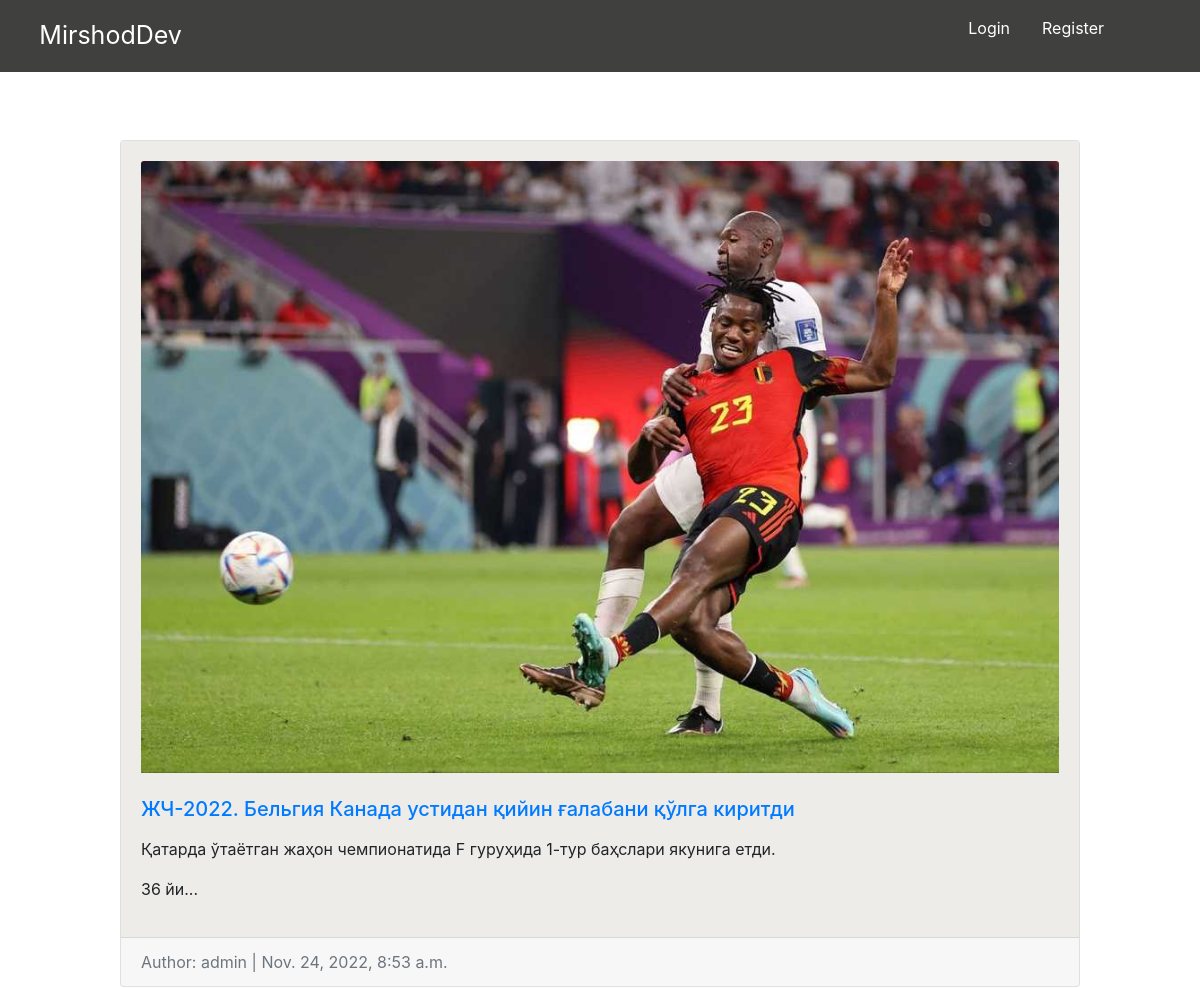
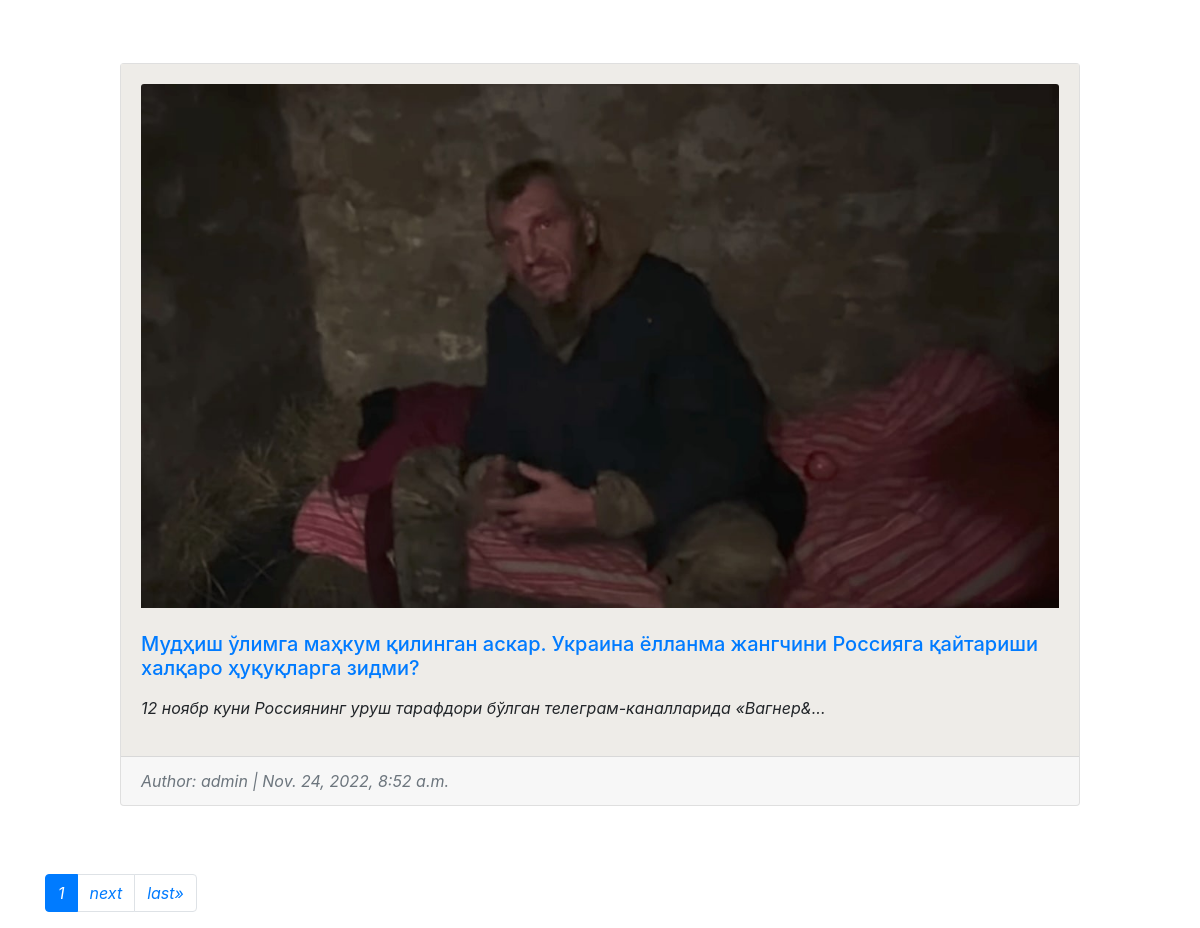
/home/, run on the app's committed database (2 pictures, top to bottom).
### blog/models.py (models this page shows, shortened)
class Blog(models.Model):
    class Meta:
        ordering = ['-add_time']
    title = models.CharField(max_length=200)
    text = RichTextField(blank=True, null=True)
    photo = models.ImageField(upload_to='images/', blank=True)
    add_time = models.DateTimeField(auto_now_add=True, null=True)
    author = models.ForeignKey(
        get_user_model(),
        on_delete=models.CASCADE,
        null=True
    )

### members/models.py (models this page shows)
class CustomUser(AbstractUser):
    age = models.IntegerField(blank=True, null=True)

### blog/views.py (the view)
# urls.py: path('home/', views.index, name='home'),
def index(request):
    blog = Blog.objects.all().order_by('-id')
    superuser = CustomUser.objects.get(is_superuser=True)
    page_size = request.GET.get("page_size", 2)
    paginator = Paginator(blog, page_size)
    page_num = request.GET.get("page", 1)
    page_obj = paginator.get_page(page_num)
    context = {'page_obj': page_obj, "superuser":superuser}
    return render(request, 'home.html', context)

### templates/home.html (shortened to what this page needs)
{% extends 'base.html' %}
{% load static %}
{% block content %}
<br>
{% for post in page_obj %}
<br>
<div class="card" style="width: 60rem; margin: 20px auto;" >
  <div class="card-body"  style=" background-color: #eeece8;">
    {% if post.photo %}
    <img class="card-img-top" src="{{ post.photo.url }}" alt="{{ post.title }}">
    <br><br>
    {% endif %}
    <h5 class="card-title"><a href="{% url 'post_detail' post.pk  %}" style="text-decoration: none;">{{ post.title }}</a></h5>
    <p class="card-text">{{ post.text | slice:'100' | safe }}...</p>
  </div>
  <div class="card-footer text-left text-muted">
    <span class="text-muted">Author: {{ superuser.username }} | {{ post.add_time }} </span>
  </div>
</div>
{% endfor%}
<br><br>
<nav>
    <ul class="pagination">
        <li class="page-item active">
            <a href="#" class="page-link">{{ page_obj.number }}</a>
        </li>
        {% if page_obj.has_next %}
            <li class="page-item"><a class="page-link" href="?page={{ page_obj.next_page_number }}">next</a></li>
            <li class="page-item"><a class="page-link" href="?page={{ page_obj.paginator.num_pages }}">last&raquo;</a></li>
        {% endif %}
    </ul>
</nav>
{% endblock content %}

### templates/base.html (shortened to what this page needs)
{% load static %}
<!DOCTYPE html>
<html>
<head>
    <link rel="stylesheet" href="https://cdn.jsdelivr.net/npm/bootstrap@4.5.3/dist/css/bootstrap.min.css">
</head>
<body>
    <nav class="navbar navbar-expand-lg navbar-light" style="background-color: #070706c4;">
        <a class="navbar-brand" href="{% url 'home' %}" style="color: white; margin-left: 2%; font-size: 25px;">MirshodDev</a>
        <div class="collapse navbar-collapse" id="navbarSupportedContent">
            {% if request.user.is_superuser %}
                <ul class="navbar-nav ml-auto">
                    <li class="nav-item">
                        <a class="nav-link dropdown-toggle" href="#" style="color: white;"
                            id="navbarDropdown" role="button" data-toggle="dropdown"
                            aria-haspopup="true" aria-expanded="false" >
                            {{ user.username | title }}
                        </a>
                        <div class="dropdown-menu dropdown-menu-lg-right"
                            aria-labelledby="navbarDropdown">
                            <a class="nav-link active" aria-current="page" href="{% url 'new_post' %}">new post</a>
                            <div class="dropdown-divider"></div>
                        <a class="nav-link active" aria-current="page" href="{% url 'members:logout' %}">Logout</a>
                        </div>
                    </li>
                </ul>
            {% else %}
            <form class="form-inline ml-auto">
        <a class="nav-link active" aria-current="page" style="color: white" href="{% url 'members:login' %}">Login</a>
        <a class="nav-link active" aria-current="page"  href="{% url 'members:register' %}" style="margin-right: 4rem; color: white;">Register</a>
          </form>
            {% endif %}
        </div>
    </nav>
    <main>
        <div class="container">
            {% block content %}
            {% endblock content %}
        </div>
    </main>
</body>
</html>

### data on the page
Blog: photo (picture), title "ЖЧ-2022. Бельгия Канада устидан қийин ғалабани қўлга киритди", text "Қатарда ўтаётган жаҳон чемпионатида F гуруҳида 1-тур баҳслари якунига етди. 36 йи", add_time "Nov. 24, 2022, 8:53 a.m."
CustomUser: username "admin"
Blog: photo (picture), title "Мудҳиш ўлимга маҳкум қилинган аскар. Украина ёлланма жангчини Россияга қайтариши халқаро ҳуқуқларга зидми?", text "12 ноябр куни Россиянинг уруш тарафдори бўлган телеграм-каналларида «Вагнер&", add_time "Nov. 24, 2022, 8:52 a.m."

### other printed values
{{ page_obj.number }} "1"
